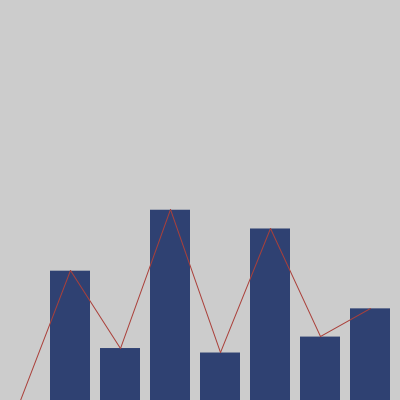
Frame 1 (no input)
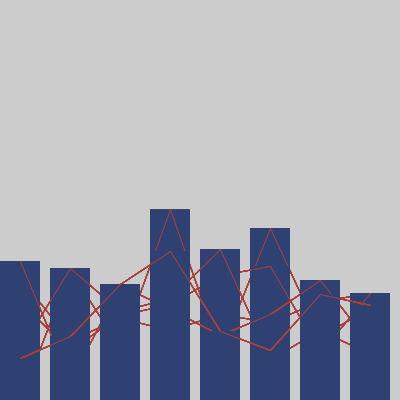
Frame 60 (the mouse pressed at the canvas centre just before this capture)
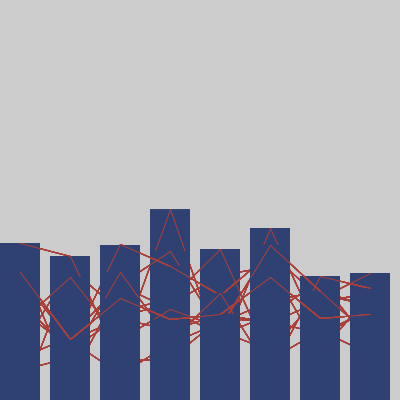
Frame 120 (the mouse held since frame 60 and released just before this capture)

The Processing sketch that drew these frames (run headless with seeded random() and noise(); from frame 60 on, the mouse is pressed at the canvas centre):

// Processing sketch: Bars
// ── Bars.pde
float[] heights = new float[8];

void setup()
{
  size(400,400);
  scale(1, -1);
  translate(0, -height);
    for(int i = 1 ;i < heights.length;i++)
          heights[i]  = random(0,200);
}

float rw = 40;
float t  = 0;
void draw()
{
 
  clear();
  scale(1, -1);
  translate(0, -height);
  noStroke();
  fill(47,65,114);
  for(int i = 0 ;i < heights.length;i++)
  {
    rect(i*50,0,rw,heights[i]);    
  } 
   stroke(170,63,57);
  for(int i = 1 ;i < heights.length;i++)
  {     
    line((i-1)*50+20,heights[i-1],i*50+20,heights[i]);
  }
  if(frameCount%10==0)
  {
    for(int i = 0 ;i < heights.length;i++)
    {
       heights[i] = noise(t)*200;
      //  heights[i] += map(noise(t),0,1,0,20);  
      //  constrain(heights[i],0,height);
        t += 10;
    } 
  }
  
}
